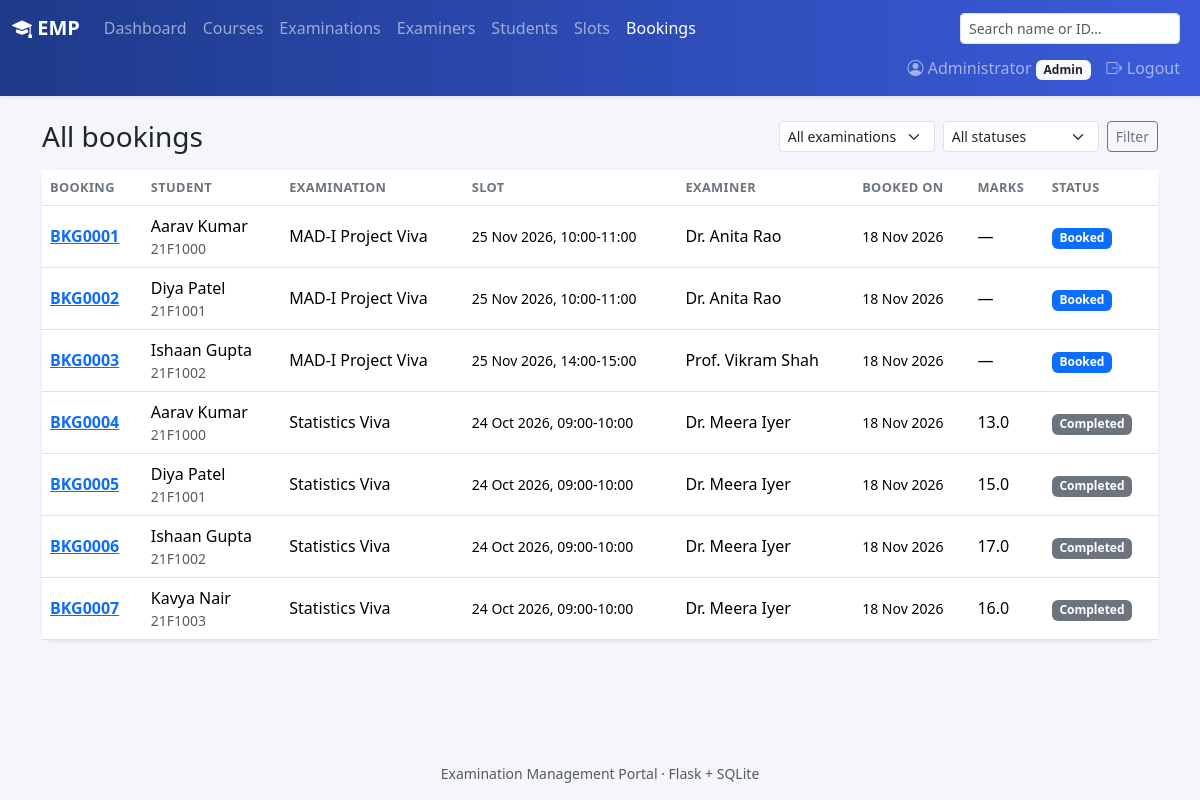
Screenshot of /admin/bookings (signed in) with the database file from the repository.
### models.py (models this page shows, shortened)
class User(UserMixin, db.Model):
    id = db.Column(db.Integer, primary_key=True)
    role = db.Column(db.String(20), nullable=False)
    name = db.Column(db.String(120), nullable=False)
    email = db.Column(db.String(120), unique=True, nullable=False)
    password_hash = db.Column(db.String(256), nullable=False)
    phone = db.Column(db.String(20))
    department = db.Column(db.String(120))
    designation = db.Column(db.String(120))
    roll_no = db.Column(db.String(40), unique=True)
    program = db.Column(db.String(120))
    status = db.Column(db.String(20), nullable=False, default="Active")
    created_at = db.Column(db.DateTime, default=datetime.now)
    slots = db.relationship("Slot", back_populates="examiner", foreign_keys="Slot.examiner_id")
    bookings = db.relationship("Booking", back_populates="student", foreign_keys="Booking.student_id")
    assigned_exams = db.relationship("Exam", secondary=exam_examiners, back_populates="examiners")

class Booking(db.Model):
    id = db.Column(db.Integer, primary_key=True)
    student_id = db.Column(db.Integer, db.ForeignKey("user.id"), nullable=False)
    slot_id = db.Column(db.Integer, db.ForeignKey("slot.id"), nullable=False)
    exam_id = db.Column(db.Integer, db.ForeignKey("exam.id"), nullable=False)
    booking_date = db.Column(db.DateTime, default=datetime.now)
    status = db.Column(db.String(20), nullable=False, default="Booked")
    cancelled_at = db.Column(db.DateTime)
    student = db.relationship("User", back_populates="bookings", foreign_keys=[student_id])
    slot = db.relationship("Slot", back_populates="bookings")
    exam = db.relationship("Exam")
    evaluation = db.relationship("Evaluation", back_populates="booking", uselist=False,
                                 cascade="all, delete-orphan")
    logs = db.relationship("BookingLog", back_populates="booking", order_by="BookingLog.timestamp",
                           cascade="all, delete-orphan")
    @property
    def code(self):
        return f"BKG{self.id:04d}"

class Exam(db.Model):
    id = db.Column(db.Integer, primary_key=True)
    course_id = db.Column(db.Integer, db.ForeignKey("course.id"), nullable=False)
    name = db.Column(db.String(150), nullable=False)
    exam_type = db.Column(db.String(30), nullable=False)
    description = db.Column(db.Text)
    duration = db.Column(db.Integer, nullable=False)
    max_marks = db.Column(db.Float, nullable=False)
    pass_marks = db.Column(db.Float)
    slot_creation_start = db.Column(db.Date)
    slot_creation_end = db.Column(db.Date)
    booking_start = db.Column(db.Date)
    booking_end = db.Column(db.Date)
    status = db.Column(db.String(20), nullable=False, default="Draft")
    results_published = db.Column(db.Boolean, default=False)
    created_at = db.Column(db.DateTime, default=datetime.now)
    course = db.relationship("Course", back_populates="exams")
    rubrics = db.relationship("Rubric", back_populates="exam", cascade="all, delete-orphan")
    slots = db.relationship("Slot", back_populates="exam", cascade="all, delete-orphan")
    examiners = db.relationship("User", secondary=exam_examiners, back_populates="assigned_exams")

class Slot(db.Model):
    id = db.Column(db.Integer, primary_key=True)
    exam_id = db.Column(db.Integer, db.ForeignKey("exam.id"), nullable=False)
    examiner_id = db.Column(db.Integer, db.ForeignKey("user.id"), nullable=False)
    date = db.Column(db.Date, nullable=False)
    start_time = db.Column(db.Time, nullable=False)
    end_time = db.Column(db.Time, nullable=False)
    venue = db.Column(db.String(150))
    capacity = db.Column(db.Integer, nullable=False)
    available_seats = db.Column(db.Integer, nullable=False)
    status = db.Column(db.String(20), nullable=False, default="Available")
    created_at = db.Column(db.DateTime, default=datetime.now)
    exam = db.relationship("Exam", back_populates="slots")
    examiner = db.relationship("User", back_populates="slots", foreign_keys=[examiner_id])
    bookings = db.relationship("Booking", back_populates="slot")
    @property
    def label(self):
        return f"{self.date:%d %b %Y}, {self.start_time:%H:%M}-{self.end_time:%H:%M}"

class Evaluation(db.Model):
    id = db.Column(db.Integer, primary_key=True)
    booking_id = db.Column(db.Integer, db.ForeignKey("booking.id"), unique=True, nullable=False)
    examiner_id = db.Column(db.Integer, db.ForeignKey("user.id"), nullable=False)
    total_marks = db.Column(db.Float, nullable=False)
    remarks = db.Column(db.Text)
    evaluated_at = db.Column(db.DateTime, default=datetime.now)
    booking = db.relationship("Booking", back_populates="evaluation")
    examiner = db.relationship("User")
    scores = db.relationship("EvaluationScore", back_populates="evaluation", cascade="all, delete-orphan")

### routes/admin.py (the view)
@bp.route("/bookings")
@role_required("admin")
def bookings():
    q = Booking.query
    eid, status = to_int(request.args.get("exam_id")), request.args.get("status")
    if eid:
        q = q.filter_by(exam_id=eid)
    if status:
        q = q.filter_by(status=status)
    return render_template("admin/bookings.html", bookings=q.order_by(Booking.booking_date.desc()).all(),
                           exams=Exam.query.order_by(Exam.name).all(), eid=eid, status=status,
                           statuses=BOOKING_STATUSES)

### routes/utils.py (called while the page is built)
def role_required(role):
    def decorator(view):
        @wraps(view)
        @login_required
        def wrapped(*args, **kwargs):
            if current_user.role != role:
                abort(403)
            if current_user.status == "Pending":
                return redirect(url_for("auth.pending"))
            if current_user.status != "Active":
                flash("Your account is inactive. Contact the administrator.", "danger")
                return redirect(url_for("auth.logout"))
            return view(*args, **kwargs)
        return wrapped
    return decorator

def to_int(value, default=None):
    try:
        return int(value)
    except (TypeError, ValueError):
        return default

### templates/admin/bookings.html (shortened to what this page needs)
{% extends "base.html" %}
{% from "_macros.html" import badge %}
{% block content %}
<div class="d-flex justify-content-between align-items-center mb-3 flex-wrap gap-2">
  <h3 class="mb-0">All bookings</h3>
  <form class="d-flex gap-2">
    <select name="exam_id" class="form-select form-select-sm"><option value="">All examinations</option>
      {% for e in exams %}<option value="{{ e.id }}" {% if e.id == eid %}selected{% endif %}>{{ e.name }}</option>{% endfor %}</select>
    <select name="status" class="form-select form-select-sm"><option value="">All statuses</option>
      {% for s in statuses %}<option {% if s == status %}selected{% endif %}>{{ s }}</option>{% endfor %}</select>
    <button class="btn btn-sm btn-outline-secondary">Filter</button>
  </form>
</div>
<div class="card shadow-sm border-0"><div class="table-responsive">
<table class="table table-hover align-middle mb-0">
  <thead><tr><th>Booking</th><th>Student</th><th>Examination</th><th>Slot</th><th>Examiner</th><th>Booked on</th><th>Marks</th><th>Status</th></tr></thead>
  <tbody>
  {% for b in bookings %}
    <tr><td><a href="{{ url_for('admin.booking_detail', bid=b.id) }}" class="fw-semibold">{{ b.code }}</a></td>
      <td>{{ b.student.name }}<div class="small text-muted">{{ b.student.roll_no }}</div></td>
      <td>{{ b.exam.name }}</td><td class="small">{{ b.slot.label }}</td><td>{{ b.slot.examiner.name }}</td>
      <td class="small">{{ b.booking_date.strftime('%d %b %Y') }}</td>
      <td>{{ b.evaluation.total_marks|round(2) if b.evaluation else '—' }}</td><td>{{ badge(b.status) }}</td></tr>
  {% else %}<tr><td colspan="8" class="text-center text-muted py-4">No bookings found.</td></tr>{% endfor %}
  </tbody>
</table></div></div>
{% endblock %}

### templates/base.html (shortened to what this page needs)
<!doctype html>
<html lang="en">
<head>
  <link href="https://cdn.jsdelivr.net/npm/bootstrap@5.3.3/dist/css/bootstrap.min.css" rel="stylesheet">
  <link href="https://cdn.jsdelivr.net/npm/bootstrap-icons@1.11.3/font/bootstrap-icons.min.css" rel="stylesheet">
  <link href="{{ url_for('static', filename='style.css') }}" rel="stylesheet">
</head>
<body>
<nav class="navbar navbar-expand navbar-dark bg-emp shadow-sm">
  <div class="container-fluid flex-wrap">
    <a class="navbar-brand fw-semibold" href="{{ url_for('index') }}"><i class="bi bi-mortarboard-fill"></i> EMP</a>
    {% if current_user.is_authenticated and current_user.status == 'Active' %}
    <ul class="navbar-nav flex-wrap me-auto">
      {% if current_user.role == 'admin' %}
        {% set links = [('admin.dashboard','Dashboard'),('admin.courses','Courses'),('admin.exams','Examinations'),
                        ('admin.examiners','Examiners'),('admin.students','Students'),('admin.slots','Slots'),
                        ('admin.bookings','Bookings')] %}
      {% elif current_user.role == 'examiner' %}
        {% set links = [('examiner.dashboard','Dashboard'),('examiner.exams','My Examinations'),
                        ('examiner.slots','My Slots'),('examiner.evaluations','Evaluations')] %}
      {% else %}
        {% set links = [('student.dashboard','Dashboard'),('student.exams','Examinations'),
                        ('student.bookings','My Bookings'),('student.results','Results')] %}
      {% endif %}
      {% for ep, label in links %}
        <li class="nav-item"><a class="nav-link {% if request.endpoint == ep %}active{% endif %}" href="{{ url_for(ep) }}">{{ label }}</a></li>
      {% endfor %}
    </ul>
    {% if current_user.role == 'admin' %}
    <form class="d-flex me-2 my-1" action="{{ url_for('admin.search') }}">
      <input class="form-control form-control-sm" name="q" placeholder="Search name or ID…" value="{{ request.args.get('q','') }}">
    </form>
    {% endif %}
    {% endif %}
    {% if current_user.is_authenticated %}
    <ul class="navbar-nav ms-auto">
      <li class="nav-item"><a class="nav-link" href="{{ url_for('auth.profile') }}"><i class="bi bi-person-circle"></i> {{ current_user.name }} <span class="badge bg-light text-dark text-capitalize">{{ current_user.role }}</span></a></li>
      <li class="nav-item"><a class="nav-link" href="{{ url_for('auth.logout') }}"><i class="bi bi-box-arrow-right"></i> Logout</a></li>
    </ul>
    {% endif %}
  </div>
</nav>
<main class="container py-4">
  {% block content %}{% endblock %}
</main>
<footer class="text-center text-muted small py-3">Examination Management Portal · Flask + SQLite</footer>
</body>
</html>

### templates/_macros.html (shortened to what this page needs)
{% macro badge(status) -%}
<span class="badge text-bg-{{ status|badge }}">{{ status }}</span>
{%- endmacro %}

### static/style.css (style rules this page uses)
body { background: #f4f6fb; min-height: 100vh; display: flex; flex-direction: column; }
main { flex: 1; }
.bg-emp { background: linear-gradient(90deg, #1e3a8a, #3b5bdb); }
.card { border-radius: .75rem; }
.table th { font-size: .8rem; text-transform: uppercase; letter-spacing: .03em; color: #6c757d; }

### rows the page displays
User: name "Administrator", role "Admin"
Booking: code "BKG0001", student.name "Aarav Kumar", student.roll_no "21F1000", exam.name "MAD-I Project Viva", slot.label "25 Nov 2026, 10:00-11:00", slot.examiner.name "Dr. Anita Rao", booking_date "18 Nov 2026", evaluation.total_marks "—", status "Booked"
Booking: code "BKG0002", student.name "Diya Patel", student.roll_no "21F1001", exam.name "MAD-I Project Viva", slot.label "25 Nov 2026, 10:00-11:00", slot.examiner.name "Dr. Anita Rao", booking_date "18 Nov 2026", evaluation.total_marks "—", status "Booked"
Booking: code "BKG0003", student.name "Ishaan Gupta", student.roll_no "21F1002", exam.name "MAD-I Project Viva", slot.label "25 Nov 2026, 14:00-15:00", slot.examiner.name "Prof. Vikram Shah", booking_date "18 Nov 2026", evaluation.total_marks "—", status "Booked"
Booking: code "BKG0004", student.name "Aarav Kumar", student.roll_no "21F1000", exam.name "Statistics Viva", slot.label "24 Oct 2026, 09:00-10:00", slot.examiner.name "Dr. Meera Iyer", booking_date "18 Nov 2026", evaluation.total_marks "13.0", status "Completed"
Booking: code "BKG0005", student.name "Diya Patel", student.roll_no "21F1001", exam.name "Statistics Viva", slot.label "24 Oct 2026, 09:00-10:00", slot.examiner.name "Dr. Meera Iyer", booking_date "18 Nov 2026", evaluation.total_marks "15.0", status "Completed"
Booking: code "BKG0006", student.name "Ishaan Gupta", student.roll_no "21F1002", exam.name "Statistics Viva", slot.label "24 Oct 2026, 09:00-10:00", slot.examiner.name "Dr. Meera Iyer", booking_date "18 Nov 2026", evaluation.total_marks "17.0", status "Completed"
Booking: code "BKG0007", student.name "Kavya Nair", student.roll_no "21F1003", exam.name "Statistics Viva", slot.label "24 Oct 2026, 09:00-10:00", slot.examiner.name "Dr. Meera Iyer", booking_date "18 Nov 2026", evaluation.total_marks "16.0", status "Completed"

### other values shown
{{ label }} "Dashboard" "Courses" "Examinations" "Examiners" "Students" "Slots" "Bookings"
